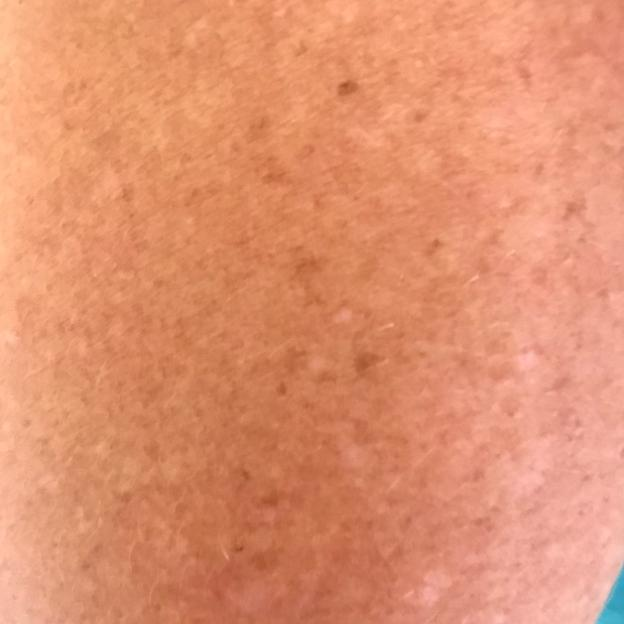
#> input picture data/imgs/PAT_1018_107_68.png, 624 x 624 px, found by its file name; its folder holds 4 pictures in this run
$ jupyter execute --allow-errors 'FeatureExtraction_fixed (1).ipynb'
#> lines starting #> are read from the running program, lines starting #| are printed output that depends on the picture
[cell 1]
import os
import pandas as pd
import numpy as np
import matplotlib.pyplot as plt
import imageio.v2 as imageio
from skimage import color
from scipy import ndimage

### Check that we have masks available

[cell 2]
masks_path = "masks/"
imgs_path = "imgs/"

[cell 3]
def read_masks(folder):
    masks = []

    for filename in sorted(os.listdir(folder)):  # sorted to match read_imgs order
        if filename.endswith(".png"):
            mask = imageio.imread(os.path.join(folder, filename))
            masks.append(mask)

    return masks

#> (a cell that did not finish here is left out)

#> (a cell that did not finish here is left out)

[cell 6]
# [19 lines left out: function asymmetry2, not called in this run]

#### Example mole

[cell 7]
plt.figure(figsize = (3,3))
#> (the rest of this cell did not finish here and is left out)

### Asymmetry: Noisy-OR

This method calculates the overlap between the left/right halves and separately the up/down halves of the mask, giving two asymmetry scores $v$ (vertical) and $h$ (horizontal). These are combined using the Noisy-OR formula:

$$\\text{asymmetry} = 1 - (1 - v)(1 - h)$$

The advantage of this over a simple average is that if either direction is highly asymmetric, the overall score is high. With an average, a very irregular shape could still score low if it happens to be symmetric in the other direction.

#> (a cell that did not finish here is left out)

## Colour Variation (C in ABCD)

Colour variation is one of the key features used to identify potentially malignant melanomas. A benign mole typically has a uniform colour, while a suspicious one might have multiple different colours (shades of brown, red, black, white, or blue). The idea here is to measure how much colour variation exists within the lesion area defined by the mask.

### Reading images

We also need to load the actual RGB images (not just the masks) since we need the colour information.

[cell 9]
def read_imgs(folder):
#> called with folder = 'imgs/'
    imgs = []
    for filename in sorted(os.listdir(folder)):
        if filename.endswith(".png") or filename.endswith(".jpg"):
            img = imageio.imread(os.path.join(folder, filename))
#> img is the input picture: shape (624, 624, 3); mean R, G, B 224.6, 146, 111.9
            imgs.append(img)
    return imgs

imgs = read_imgs(imgs_path)

### Colour variation using standard deviation in LAB space

The idea is to:
1. Convert the image from RGB to LAB colour space (LAB is better for measuring perceptual colour differences)
2. Extract only the pixels that are inside the lesion (where mask == 1)
3. Calculate the standard deviation of each channel (L, A, B) for those pixels
4. Combine the standard deviations into one score

A higher score means more colour variation = more suspicious

### The LAB Colour Space

LAB (also written as L\*a\*b\*) is a colour space designed to be **perceptually uniform** this means that equal numerical distances correspond to roughly equal perceived colour differences. This makes it much better suited for measuring colour variation than RGB.

The three channels are:

- **L (Lightness):** Ranges from 0 (black) to 100 (white). Captures how light or dark a colour is, independently of its hue.
- **A (Green–Red axis):** Negative values represent green tones, positive values represent red/magenta tones. In skin lesions, variation along this axis can reflect the presence of redness or erythema versus darker pigmentation.
- **B (Blue–Yellow axis):** Negative values represent blue tones, positive values represent yellow tones. In melanoma analysis, this channel is relevant because suspicious lesions may contain blue-grey areas (a feature known as blue-white veil) alongside yellow-brown pigmentation.

By computing the standard deviation of each channel separately and averaging them, we capture overall perceptual colour spread within the lesion. A uniformly coloured mole will have low standard deviations across all three channels, while a multi-coloured suspicious lesion will show high variation in one or more channels.

[cell 10]
# [27 lines left out: function colour_variation, not called in this run]

### Testing the colour variation function

The function is tested on mole index 3  used the same example used in the asymmetry section.

[cell 11]
plt.figure(figsize=(3, 3))
plt.imshow(imgs[3])
plt.title("Original image")
plt.axis('off');
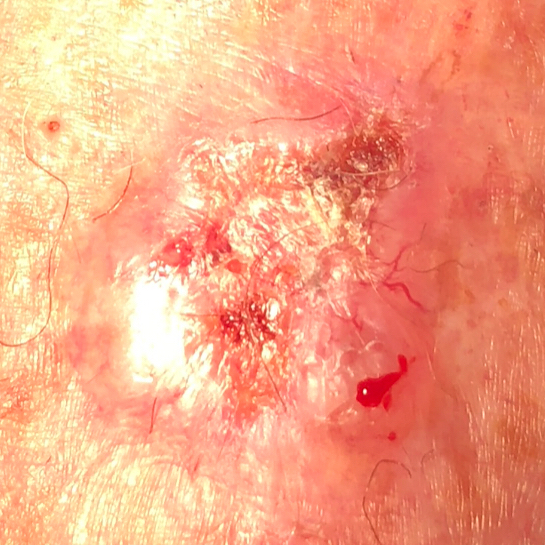
#> shown: shape (545, 545, 4); mean R, G, B, A 244.3, 163.9, 131, 255
